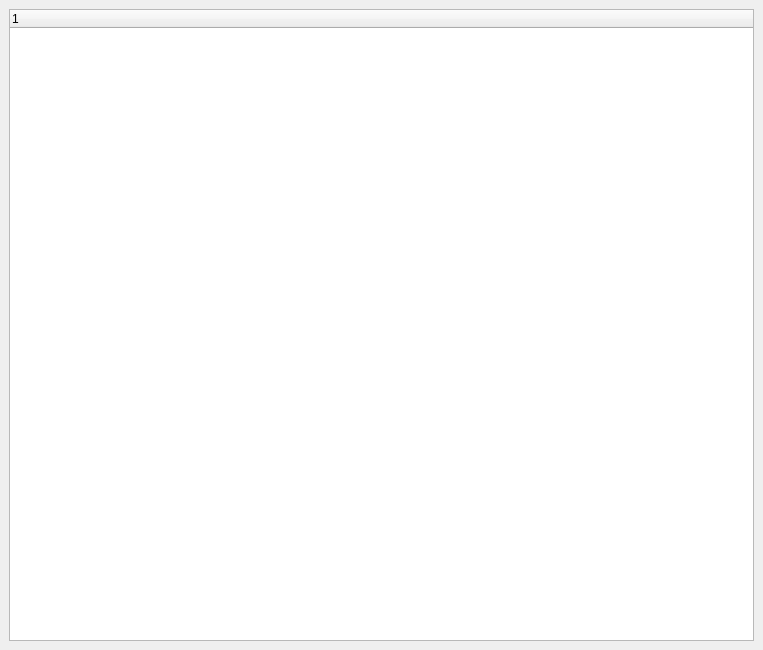
<ui version="4.0" >
 <class>FileSetForm</class>
 <widget class="QWidget" name="FileSetForm" >
  <property name="geometry" >
   <rect>
    <x>0</x>
    <y>0</y>
    <width>763</width>
    <height>650</height>
   </rect>
  </property>
  <property name="windowTitle" >
   <string>FileSet Tree</string>
  </property>
  <layout class="QGridLayout" >
   <property name="margin" >
    <number>9</number>
   </property>
   <property name="spacing" >
    <number>6</number>
   </property>
   <item row="0" column="0" >
    <widget class="QTreeWidget" name="mp_treeWidget" />
   </item>
  </layout>
  <action name="actionRefreshFileSet" >
   <property name="icon" >
    <iconset>:images/view-refresh.svg</iconset>
   </property>
   <property name="text" >
    <string>Refresh FileSet List</string>
   </property>
   <property name="statusTip" >
    <string>Requery the director for the list of storage objects.</string>
   </property>
  </action>
  <action name="actionStatusFileSetInConsole" >
   <property name="icon" >
    <iconset>:images/status.png</iconset>
   </property>
   <property name="text" >
    <string>Status FileSet In Console</string>
   </property>
  </action>
 </widget>
 <resources/>
 <connections/>
</ui>
